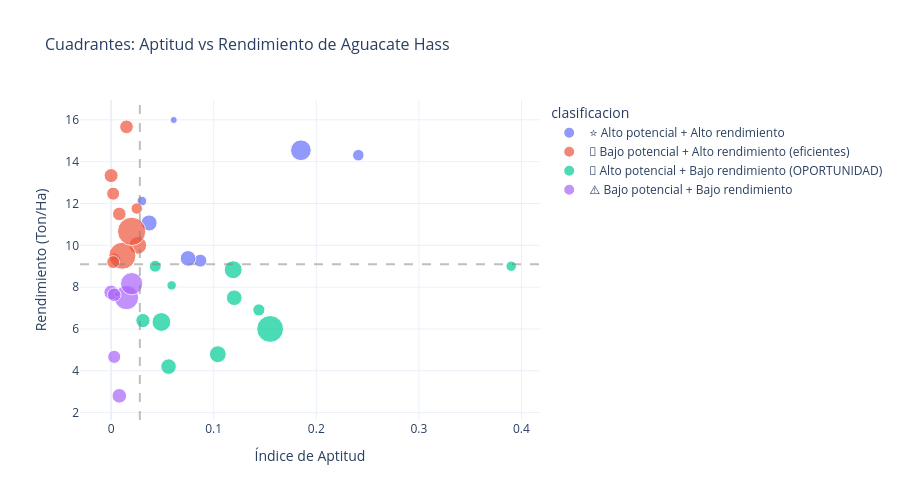

Notebook code cell kept with this figure:
### Markdown cell above
---
## 7️⃣ Municipios con potencial de mejora

### Code cell
# Identificar municipios con alta aptitud pero bajo aprovechamiento actual
# (alta aptitud = mucha área apta, bajo rendimiento = oportunidad de mejora)

try:
    if len(merged) > 0:
        # Clasificar municipios
        apt_median = merged['indice_aptitud_aguacate'].median()
        rend_median = merged['rendimiento_promedio'].median()
        
        merged['clasificacion'] = 'Sin clasificar'
        merged.loc[(merged['indice_aptitud_aguacate'] >= apt_median) & 
                   (merged['rendimiento_promedio'] >= rend_median), 'clasificacion'] = '⭐ Alto potencial + Alto rendimiento'
        merged.loc[(merged['indice_aptitud_aguacate'] >= apt_median) & 
                   (merged['rendimiento_promedio'] < rend_median), 'clasificacion'] = '🎯 Alto potencial + Bajo rendimiento (OPORTUNIDAD)'
        merged.loc[(merged['indice_aptitud_aguacate'] < apt_median) & 
                   (merged['rendimiento_promedio'] >= rend_median), 'clasificacion'] = '💪 Bajo potencial + Alto rendimiento (eficientes)'
        merged.loc[(merged['indice_aptitud_aguacate'] < apt_median) & 
                   (merged['rendimiento_promedio'] < rend_median), 'clasificacion'] = '⚠️ Bajo potencial + Bajo rendimiento'
        
        # Mostrar clasificación
        print('📋 Clasificación de municipios para aguacate:\n')
        for clasif in merged['clasificacion'].unique():
            munis = merged[merged['clasificacion'] == clasif]['municipio'].tolist()
            print(f'  {clasif}:')
            for m in munis:
                row = merged[merged['municipio'] == m].iloc[0]
                print(f'    - {m} (aptitud: {row["indice_aptitud_aguacate"]:.3f}, rendimiento: {row["rendimiento_promedio"]:.2f} T/Ha)')
            print()
        
        # Gráfico de cuadrantes
        fig = px.scatter(merged, x='indice_aptitud_aguacate', y='rendimiento_promedio',
                        color='clasificacion', hover_name='municipio',
                        size='area_total_ha',
                        title='Cuadrantes: Aptitud vs Rendimiento de Aguacate Hass',
                        labels={'indice_aptitud_aguacate': 'Índice de Aptitud',
                                'rendimiento_promedio': 'Rendimiento (Ton/Ha)'},
                        template='plotly_white')
        fig.add_hline(y=rend_median, line_dash='dash', line_color='gray', opacity=0.5)
        fig.add_vline(x=apt_median, line_dash='dash', line_color='gray', opacity=0.5)
        fig.update_layout(font=dict(size=12), title_font_size=16, height=500)
        fig.show()
except:
    print('⚠️ Requiere datos de EVA para esta sección')

### Figure 1 — Plotly figure (JSON) as saved in the notebook; plotly's stock layout.template omitted (floating-point values rounded to 4 significant figures)
{"data": [{"hovertemplate": "<b>%{hovertext}</b><br><br>clasificacion=⭐ Alto potencial + Alto rendimiento<br>Índice de Aptitud=%{x}<br>Rendimiento (Ton/Ha)=%{y}<br>area_total_ha=%{marker.size}<extra></extra>", "hovertext": ["Alcalá", "Caicedonia", "La Unión", "San Pedro", "Sevilla", "Trujillo", "Yotoco"], "legendgroup": "⭐ Alto potencial + Alto rendimiento", "marker": {"color": "#636efa", "size": [6357.0, 16710.0, 12010.0, 21070.0, 53940.0, 30730.0, 32750.0], "sizemode": "area", "sizeref": 251.1, "symbol": "circle"}, "mode": "markers", "name": "⭐ Alto potencial + Alto rendimiento", "orientation": "v", "showlegend": true, "type": "scatter", "x": [0.061, 0.241, 0.03, 0.087, 0.185, 0.075, 0.037], "xaxis": "x", "y": [15.99, 14.31, 12.11, 9.267, 14.55, 9.375, 11.07], "yaxis": "y"}, {"hovertemplate": "<b>%{hovertext}</b><br><br>clasificacion=💪 Bajo potencial + Alto rendimiento (eficientes)<br>Índice de Aptitud=%{x}<br>Rendimiento (Ton/Ha)=%{y}<br>area_total_ha=%{marker.size}<extra></extra>", "hovertext": ["Andalucía", "Argelia", "Bugalagrande", "Cartago", "Dagua", "El Cairo", "El Dovio", "Guacarí", "Palmira", "Roldanillo", "Yumbo"], "legendgroup": "💪 Bajo potencial + Alto rendimiento (eficientes)", "marker": {"color": "#EF553B", "size": [11100.0, 9044.0, 39610.0, 24740.0, 91940.0, 21230.0, 20630.0, 16320.0, 100400.0, 23520.0, 23190.0], "sizemode": "area", "sizeref": 251.1, "symbol": "circle"}, "mode": "markers", "name": "💪 Bajo potencial + Alto rendimiento (eficientes)", "orientation": "v", "showlegend": true, "type": "scatter", "x": [0.005, 0.003, 0.026, 0.0, 0.011, 0.002, 0.002, 0.025, 0.02, 0.015, 0.008], "xaxis": "x", "y": [9.333, 9.438, 10.0, 13.33, 9.5, 12.47, 9.198, 11.76, 10.67, 15.67, 11.5], "yaxis": "y"}, {"hovertemplate": "<b>%{hovertext}</b><br><br>clasificacion=🎯 Alto potencial + Bajo rendimiento (OPORTUNIDAD)<br>Índice de Aptitud=%{x}<br>Rendimiento (Ton/Ha)=%{y}<br>area_total_ha=%{marker.size}<extra></extra>", "hovertext": ["Ansermanuevo", "El Águila", "El Cerrito", "Florida", "La Cumbre", "Pradera", "Restrepo", "Riofrío", "Toro", "Tuluá", "Vijes"], "legendgroup": "🎯 Alto potencial + Bajo rendimiento (OPORTUNIDAD)", "marker": {"color": "#00cc96", "size": [30430.0, 18700.0, 44190.0, 40390.0, 25480.0, 35730.0, 13590.0, 30730.0, 17820.0, 90280.0, 11260.0], "sizemode": "area", "sizeref": 251.1, "symbol": "circle"}, "mode": "markers", "name": "🎯 Alto potencial + Bajo rendimiento (OPORTUNIDAD)", "orientation": "v", "showlegend": true, "type": "scatter", "x": [0.056, 0.144, 0.049, 0.119, 0.031, 0.104, 0.39, 0.12, 0.043, 0.155, 0.059], "xaxis": "x", "y": [4.199, 6.909, 6.333, 8.833, 6.4, 4.792, 9.0, 7.492, 9.0, 6.0, 8.083], "yaxis": "y"}, {"hovertemplate": "<b>%{hovertext}</b><br><br>clasificacion=⚠️ Bajo potencial + Bajo rendimiento<br>Índice de Aptitud=%{x}<br>Rendimiento (Ton/Ha)=%{y}<br>area_total_ha=%{marker.size}<extra></extra>", "hovertext": ["Bolívar", "Ginebra", "Jamundí", "La Victoria", "Obando", "Ulloa", "Versalles"], "legendgroup": "⚠️ Bajo potencial + Bajo rendimiento", "marker": {"color": "#ab63fa", "size": [74280.0, 26800.0, 62320.0, 26500.0, 21480.0, 4236.0, 23120.0], "sizemode": "area", "sizeref": 251.1, "symbol": "circle"}, "mode": "markers", "name": "⚠️ Bajo potencial + Bajo rendimiento", "orientation": "v", "showlegend": true, "type": "scatter", "x": [0.015, 0.008, 0.02, 0.0, 0.003, 0.006, 0.003], "xaxis": "x", "y": [7.5, 2.802, 8.167, 7.75, 4.667, 7.667, 7.636], "yaxis": "y"}], "layout": {"font": {"size": 12}, "height": 500, "legend": {"itemsizing": "constant", "title": {"text": "clasificacion"}, "tracegroupgap": 0}, "shapes": [{"line": {"color": "gray", "dash": "dash"}, "opacity": 0.5, "type": "line", "x0": 0, "x1": 1, "xref": "x domain", "y0": 9.099, "y1": 9.099, "yref": "y"}, {"line": {"color": "gray", "dash": "dash"}, "opacity": 0.5, "type": "line", "x0": 0.028, "x1": 0.028, "xref": "x", "y0": 0, "y1": 1, "yref": "y domain"}], "title": {"font": {"size": 16}, "text": "Cuadrantes: Aptitud vs Rendimiento de Aguacate Hass"}, "xaxis": {"anchor": "y", "domain": [0, 1], "title": {"text": "Índice de Aptitud"}}, "yaxis": {"anchor": "x", "domain": [0, 1], "title": {"text": "Rendimiento (Ton/Ha)"}}}}
